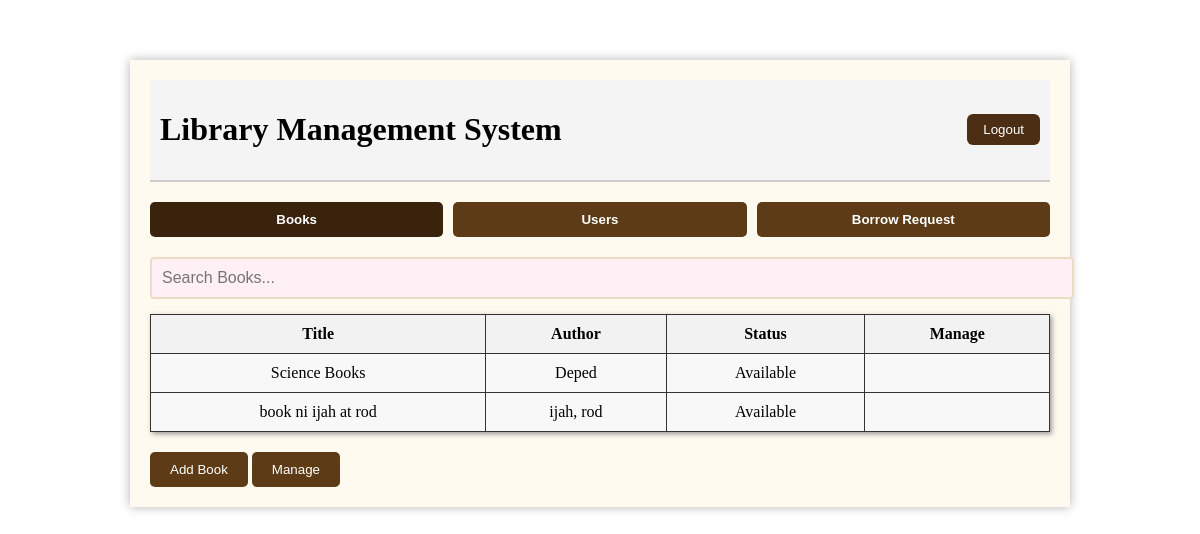
/admin/homepage, run on an earlier commit of the app's database.
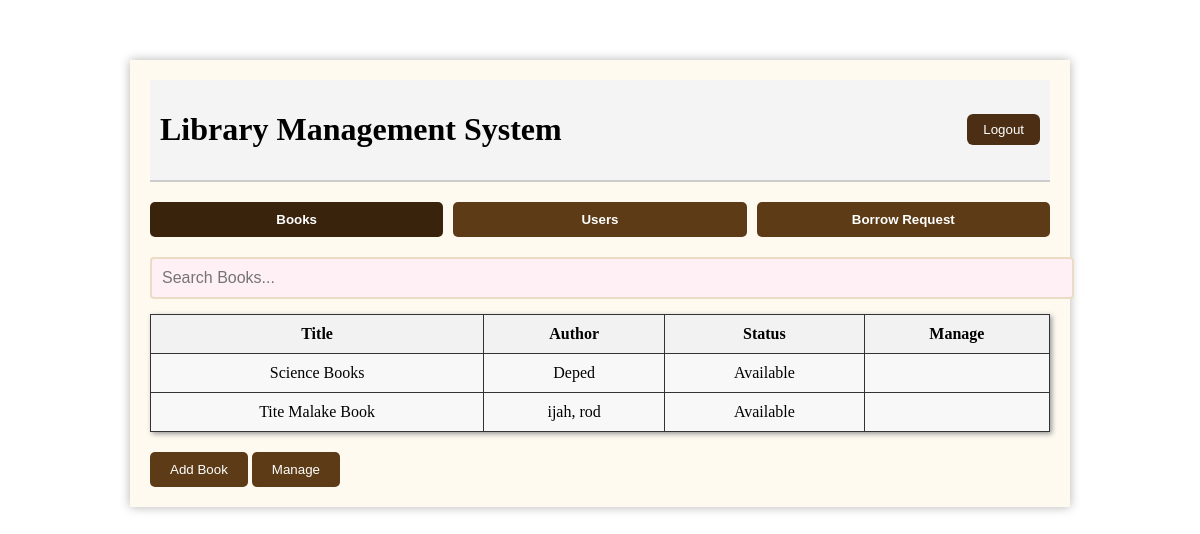
And on a later commit of the database.
### website/models.py (models this page shows, shortened)
class Book(db.Model):
    id = db.Column(db.Integer, primary_key=True)
    title = db.Column(db.String(255), nullable=False)
    author = db.Column(db.String(255), nullable=False)
    isbn = db.Column(db.String(20), unique=True, nullable=False)
    available_copies = db.Column(db.Integer, default=1)

### website/views.py (the view)
@views.route('/admin/homepage')
def admin_homepage():
    members = User.query.filter_by(role='member').all()
    books = Book.query.all()
    return render_template('admin_home.html', members=members, books=books)

### website/templates/admin_home.html (shortened to what this page needs)
{% extends "base.html" %}
{% block content %}
  <div class="container1">
    <header>
      <h1>Library Management System</h1>
      <button class="logout" onclick="popLogout()">Logout</button>
    </header>
    <div class="navi">
      <nav>
        <button class="nav-btn active" onclick="popBooks()">Books</button>
        <button class="nav-btn" onclick="popUser()">Users</button>
        <button class="nav-btn" onclick="popBorrowReq()">Borrow Request</button>
      </nav>
    </div>
    <div class="search-bar">
      <input type="text" placeholder="Search Books..." />
    </div>
    <div class="table">
      <table>
        <thead>
          <tr>
            <th>Title</th>
            <th>Author</th>
            <th>Status</th>
            <th>Manage</th>
          </tr>
        </thead>
        <tbody>
          {% for book in books %}
          <tr>
            <td>{{ book.title }}</td>
            <td>{{ book.author }}</td>
            <td>{{ 'Available' if book.available_copies > 0 else 'Unavailable'}}</td>
            <td></td>
          </tr>
          {% endfor %}
        </tbody>
      </table>
    </div>
    <div class="manage-section">
      <button class="manage-btn" onclick="toggleAddBookForm()">Add Book</button>
      <button class="manage-btn" onclick="showManageBooks()">Manage</button>
    </div>
  </div>
{% endblock %}

### website/templates/base.html (shortened to what this page needs)
<!DOCTYPE html>
<html lang="en">
<head>
    <link rel="stylesheet" href="https://cdnjs.cloudflare.com/ajax/libs/font-awesome/6.5.0/css/all.min.css">
    <link rel="stylesheet" type="text/css" href="{{ url_for('static', filename='style.css') }}">
    <link rel="stylesheet" href="{{ url_for('static', filename='style.css') }}">
</head>
<body>
    {% block content %}{% endblock %}
</body>
</html>

### website/static/style.css (style rules this page uses)
body { margin: 0; padding: 0; font-family: 'Georgia', cursive; background-image: url('https://i.pinimg.com/736x/01/13/f9/0113f94f11c47c63ce2221645121b863.jpg'); background-size: cover; background-attachment: fixed; text-align: center; }
.container1 { position: relative; display: none; top: 60px; max-width: 900px; margin: auto; padding: 20px; background-color: #fffaf0; box-shadow: 0 0 10px rgba(0,0,0,0.3); }
.container1 header { display: flex; justify-content: space-between; align-items: center; background: #f4f4f4; padding: 10px; border-bottom: 2px solid #ccc; }
.logout { background-color: #4b2e13; color: white; padding: 8px 16px; border: none; border-radius: 6px; cursor: pointer; }
.navi nav { margin: 20px 0; display: flex; gap: 10px; }
.navi .nav-btn { flex: 1; padding: 10px; background-color: #5c3b16; color: white; border: none; border-radius: 5px; font-weight: bold; cursor: pointer; }
.navi .nav-btn.active { background-color: #3a230d; }
.search-bar input { width: 100%; padding: 10px; margin-bottom: 15px; border: 2px solid #ecdcc6; background: #fff0f5; border-radius: 4px; font-size: 1rem; }
.table1 table, th, td { border: 1px solid #000; }
.table1 th, td { padding: 10px; text-align: center; }
.table table { width: 100%; border-collapse: collapse; margin-bottom: 20px; }
.table table, th, td { border: 1px solid #000; }
.table th, td { padding: 10px; text-align: center; }
.table2 table, th, td { border: 1px solid #000; }
.table2 th, td { padding: 10px; text-align: center; }
.table3 table, th, td { border: 1px solid #000; }
.table3 th, td { padding: 10px; text-align: center; }
.table4 table, th, td { border: 1px solid #000; }
.table4 th, td { padding: 10px; text-align: center; }
.manage-section { text-align: left; }
.manage-btn { padding: 10px 20px; background-color: #5c3b16; color: white; border: none; border-radius: 5px; cursor: pointer; }
.table table { width: 100%; border-collapse: collapse; background-color: #f8f8f8; box-shadow: 2px 2px 5px #999; }
.table th, td { border: 1px solid #333; padding: 10px; text-align: center; }
.table th { background-color: #f2f2f2; font-weight: bold; }

What changed in the data, as far as the page shows it:
changed Book "ijah, rod": title "book ni ijah at rod" → "Tite Malake Book"
